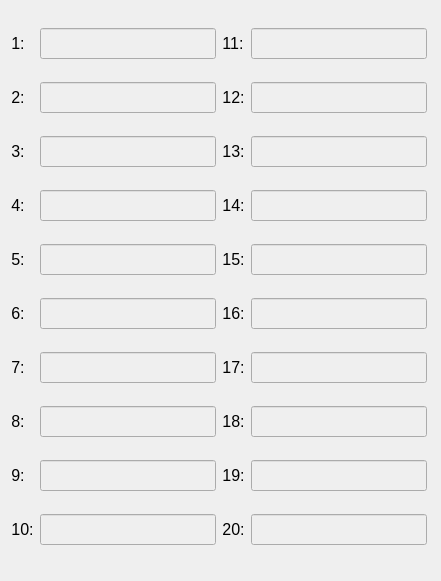
   <widget class="QWidget" name="gridLayoutWidget_3">
    <property name="geometry">
     <rect>
      <x>550</x>
      <y>80</y>
      <width>441</width>
      <height>581</height>
     </rect>
    </property>
    <layout class="QGridLayout" name="gridLayout_3">
     <item row="3" column="1">
      <widget class="QLineEdit" name="lineEdit_7">
       <property name="enabled">
        <bool>false</bool>
       </property>
       <property name="sizePolicy">
        <sizepolicy hsizetype="Maximum" vsizetype="Fixed">
         <horstretch>0</horstretch>
         <verstretch>0</verstretch>
        </sizepolicy>
       </property>
       <property name="font">
        <font>
         <pointsize>14</pointsize>
         <italic>false</italic>
        </font>
       </property>
       <property name="alignment">
        <set>Qt::AlignRight|Qt::AlignTrailing|Qt::AlignVCenter</set>
       </property>
      </widget>
     </item>
     <item row="9" column="3">
      <widget class="QLineEdit" name="lineEdit_23">
       <property name="enabled">
        <bool>false</bool>
       </property>
       <property name="sizePolicy">
        <sizepolicy hsizetype="Maximum" vsizetype="Fixed">
         <horstretch>0</horstretch>
         <verstretch>0</verstretch>
        </sizepolicy>
       </property>
       <property name="font">
        <font>
         <pointsize>14</pointsize>
         <italic>false</italic>
        </font>
       </property>
       <property name="alignment">
        <set>Qt::AlignRight|Qt::AlignTrailing|Qt::AlignVCenter</set>
       </property>
      </widget>
     </item>
     <item row="1" column="1">
      <widget class="QLineEdit" name="lineEdit_5">
       <property name="enabled">
        <bool>false</bool>
       </property>
       <property name="sizePolicy">
        <sizepolicy hsizetype="Maximum" vsizetype="Fixed">
         <horstretch>0</horstretch>
         <verstretch>0</verstretch>
        </sizepolicy>
       </property>
       <property name="font">
        <font>
         <pointsize>14</pointsize>
         <italic>false</italic>
        </font>
       </property>
       <property name="alignment">
        <set>Qt::AlignRight|Qt::AlignTrailing|Qt::AlignVCenter</set>
       </property>
      </widget>
     </item>
     <item row="6" column="0">
      <widget class="QLabel" name="num_label_6">
       <property name="sizePolicy">
        <sizepolicy hsizetype="Fixed" vsizetype="Fixed">
         <horstretch>0</horstretch>
         <verstretch>0</verstretch>
        </sizepolicy>
       </property>
       <property name="font">
        <font>
         <pointsize>12</pointsize>
         <italic>false</italic>
        </font>
       </property>
       <property name="text">
        <string>7:</string>
       </property>
       <property name="alignment">
        <set>Qt::AlignCenter</set>
       </property>
       <property name="textInteractionFlags">
        <set>Qt::NoTextInteraction</set>
       </property>
      </widget>
     </item>
     <item row="2" column="0">
      <widget class="QLabel" name="num_label_2">
       <property name="sizePolicy">
        <sizepolicy hsizetype="Fixed" vsizetype="Fixed">
         <horstretch>0</horstretch>
         <verstretch>0</verstretch>
        </sizepolicy>
       </property>
       <property name="font">
        <font>
         <pointsize>12</pointsize>
         <italic>false</italic>
         <strikeout>false</strikeout>
        </font>
       </property>
       <property name="text">
        <string>3:</string>
       </property>
       <property name="alignment">
        <set>Qt::AlignCenter</set>
       </property>
       <property name="textInteractionFlags">
        <set>Qt::NoTextInteraction</set>
       </property>
      </widget>
     </item>
     <item row="0" column="1">
      <widget class="QLineEdit" name="lineEdit_4">
       <property name="enabled">
        <bool>false</bool>
       </property>
       <property name="sizePolicy">
        <sizepolicy hsizetype="Maximum" vsizetype="Fixed">
         <horstretch>0</horstretch>
         <verstretch>0</verstretch>
        </sizepolicy>
       </property>
       <property name="font">
        <font>
         <pointsize>14</pointsize>
         <italic>false</italic>
        </font>
       </property>
       <property name="alignment">
        <set>Qt::AlignRight|Qt::AlignTrailing|Qt::AlignVCenter</set>
       </property>
      </widget>
     </item>
     <item row="9" column="0">
      <widget class="QLabel" name="num_label_9">
       <property name="sizePolicy">
        <sizepolicy hsizetype="Fixed" vsizetype="Fixed">
         <horstretch>0</horstretch>
         <verstretch>0</verstretch>
        </sizepolicy>
       </property>
       <property name="font">
        <font>
         <pointsize>12</pointsize>
         <italic>false</italic>
        </font>
       </property>
       <property name="text">
        <string>10:</string>
       </property>
       <property name="alignment">
        <set>Qt::AlignCenter</set>
       </property>
       <property name="textInteractionFlags">
        <set>Qt::NoTextInteraction</set>
       </property>
      </widget>
     </item>
     <item row="9" column="1">
      <widget class="QLineEdit" name="lineEdit_13">
       <property name="enabled">
        <bool>false</bool>
       </property>
       <property name="sizePolicy">
        <sizepolicy hsizetype="Maximum" vsizetype="Fixed">
         <horstretch>0</horstretch>
         <verstretch>0</verstretch>
        </sizepolicy>
       </property>
       <property name="font">
        <font>
         <pointsize>14</pointsize>
         <italic>false</italic>
        </font>
       </property>
       <property name="alignment">
        <set>Qt::AlignRight|Qt::AlignTrailing|Qt::AlignVCenter</set>
       </property>
      </widget>
     </item>
     <item row="9" column="2">
      <widget class="QLabel" name="num_label_19">
       <property name="sizePolicy">
        <sizepolicy hsizetype="Fixed" vsizetype="Fixed">
         <horstretch>0</horstretch>
         <verstretch>0</verstretch>
        </sizepolicy>
       </property>
       <property name="font">
        <font>
         <pointsize>12</pointsize>
         <italic>false</italic>
        </font>
       </property>
       <property name="text">
        <string>20:</string>
       </property>
       <property name="alignment">
        <set>Qt::AlignCenter</set>
       </property>
       <property name="textInteractionFlags">
        <set>Qt::NoTextInteraction</set>
       </property>
      </widget>
     </item>
     <item row="4" column="1">
      <widget class="QLineEdit" name="lineEdit_8">
       <property name="enabled">
        <bool>false</bool>
       </property>
       <property name="sizePolicy">
        <sizepolicy hsizetype="Maximum" vsizetype="Fixed">
         <horstretch>0</horstretch>
         <verstretch>0</verstretch>
        </sizepolicy>
       </property>
       <property name="font">
        <font>
         <pointsize>14</pointsize>
         <italic>false</italic>
        </font>
       </property>
       <property name="alignment">
        <set>Qt::AlignRight|Qt::AlignTrailing|Qt::AlignVCenter</set>
       </property>
      </widget>
     </item>
     <item row="8" column="3">
      <widget class="QLineEdit" name="lineEdit_22">
       <property name="enabled">
        <bool>false</bool>
       </property>
       <property name="sizePolicy">
        <sizepolicy hsizetype="Maximum" vsizetype="Fixed">
         <horstretch>0</horstretch>
         <verstretch>0</verstretch>
        </sizepolicy>
       </property>
       <property name="font">
        <font>
         <pointsize>14</pointsize>
         <italic>false</italic>
        </font>
       </property>
       <property name="alignment">
        <set>Qt::AlignRight|Qt::AlignTrailing|Qt::AlignVCenter</set>
       </property>
      </widget>
     </item>
     <item row="1" column="3">
      <widget class="QLineEdit" name="lineEdit_15">
       <property name="enabled">
        <bool>false</bool>
       </property>
       <property name="sizePolicy">
        <sizepolicy hsizetype="Maximum" vsizetype="Fixed">
         <horstretch>0</horstretch>
         <verstretch>0</verstretch>
        </sizepolicy>
       </property>
       <property name="font">
        <font>
         <pointsize>14</pointsize>
         <italic>false</italic>
        </font>
       </property>
       <property name="alignment">
        <set>Qt::AlignRight|Qt::AlignTrailing|Qt::AlignVCenter</set>
       </property>
      </widget>
     </item>
     <item row="5" column="3">
      <widget class="QLineEdit" name="lineEdit_19">
       <property name="enabled">
        <bool>false</bool>
       </property>
       <property name="sizePolicy">
        <sizepolicy hsizetype="Maximum" vsizetype="Fixed">
         <horstretch>0</horstretch>
         <verstretch>0</verstretch>
        </sizepolicy>
       </property>
       <property name="font">
        <font>
         <pointsize>14</pointsize>
         <italic>false</italic>
        </font>
       </property>
       <property name="alignment">
        <set>Qt::AlignRight|Qt::AlignTrailing|Qt::AlignVCenter</set>
       </property>
      </widget>
     </item>
     <item row="5" column="0">
      <widget class="QLabel" name="num_label_5">
       <property name="sizePolicy">
        <sizepolicy hsizetype="Fixed" vsizetype="Fixed">
         <horstretch>0</horstretch>
         <verstretch>0</verstretch>
        </sizepolicy>
       </property>
       <property name="font">
        <font>
         <pointsize>12</pointsize>
         <italic>false</italic>
        </font>
       </property>
       <property name="text">
        <string>6:</string>
       </property>
       <property name="alignment">
        <set>Qt::AlignCenter</set>
       </property>
       <property name="textInteractionFlags">
        <set>Qt::NoTextInteraction</set>
       </property>
      </widget>
     </item>
     <item row="3" column="0">
      <widget class="QLabel" name="num_label_3">
       <property name="sizePolicy">
        <sizepolicy hsizetype="Fixed" vsizetype="Fixed">
         <horstretch>0</horstretch>
         <verstretch>0</verstretch>
        </sizepolicy>
       </property>
       <property name="font">
        <font>
         <pointsize>12</pointsize>
         <italic>false</italic>
        </font>
       </property>
       <property name="text">
        <string>4:</string>
       </property>
       <property name="alignment">
        <set>Qt::AlignCenter</set>
       </property>
       <property name="textInteractionFlags">
        <set>Qt::NoTextInteraction</set>
       </property>
      </widget>
     </item>
     <item row="3" column="2">
      <widget class="QLabel" name="num_label_13">
       <property name="sizePolicy">
        <sizepolicy hsizetype="Fixed" vsizetype="Fixed">
         <horstretch>0</horstretch>
         <verstretch>0</verstretch>
        </sizepolicy>
       </property>
       <property name="font">
        <font>
         <pointsize>12</pointsize>
         <italic>false</italic>
        </font>
       </property>
       <property name="text">
        <string>14:</string>
       </property>
       <property name="alignment">
        <set>Qt::AlignCenter</set>
       </property>
       <property name="textInteractionFlags">
        <set>Qt::NoTextInteraction</set>
       </property>
      </widget>
     </item>
     <item row="4" column="0">
      <widget class="QLabel" name="num_label_4">
       <property name="sizePolicy">
        <sizepolicy hsizetype="Fixed" vsizetype="Fixed">
         <horstretch>0</horstretch>
         <verstretch>0</verstretch>
        </sizepolicy>
       </property>
       <property name="font">
        <font>
         <pointsize>12</pointsize>
         <italic>false</italic>
        </font>
       </property>
       <property name="text">
        <string>5:</string>
       </property>
       <property name="alignment">
        <set>Qt::AlignCenter</set>
       </property>
       <property name="textInteractionFlags">
        <set>Qt::NoTextInteraction</set>
       </property>
      </widget>
     </item>
     <item row="0" column="2">
      <widget class="QLabel" name="num_label_10">
       <property name="sizePolicy">
        <sizepolicy hsizetype="Fixed" vsizetype="Fixed">
         <horstretch>0</horstretch>
         <verstretch>0</verstretch>
        </sizepolicy>
       </property>
       <property name="font">
        <font>
         <pointsize>12</pointsize>
         <italic>false</italic>
        </font>
       </property>
       <property name="text">
        <string>11:</string>
       </property>
       <property name="alignment">
        <set>Qt::AlignCenter</set>
       </property>
       <property name="textInteractionFlags">
        <set>Qt::NoTextInteraction</set>
       </property>
      </widget>
     </item>
     <item row="8" column="1">
      <widget class="QLineEdit" name="lineEdit_12">
       <property name="enabled">
        <bool>false</bool>
       </property>
       <property name="sizePolicy">
        <sizepolicy hsizetype="Maximum" vsizetype="Fixed">
         <horstretch>0</horstretch>
         <verstretch>0</verstretch>
        </sizepolicy>
       </property>
       <property name="font">
        <font>
         <pointsize>14</pointsize>
         <italic>false</italic>
        </font>
       </property>
       <property name="alignment">
        <set>Qt::AlignRight|Qt::AlignTrailing|Qt::AlignVCenter</set>
       </property>
      </widget>
     </item>
     <item row="6" column="1">
      <widget class="QLineEdit" name="lineEdit_10">
       <property name="enabled">
        <bool>false</bool>
       </property>
       <property name="sizePolicy">
        <sizepolicy hsizetype="Maximum" vsizetype="Fixed">
         <horstretch>0</horstretch>
         <verstretch>0</verstretch>
        </sizepolicy>
       </property>
       <property name="font">
        <font>
         <pointsize>14</pointsize>
         <italic>false</italic>
        </font>
       </property>
       <property name="alignment">
        <set>Qt::AlignRight|Qt::AlignTrailing|Qt::AlignVCenter</set>
       </property>
      </widget>
     </item>
     <item row="0" column="0">
      <widget class="QLabel" name="num_label_0">
       <property name="sizePolicy">
        <sizepolicy hsizetype="Fixed" vsizetype="Fixed">
         <horstretch>0</horstretch>
         <verstretch>0</verstretch>
        </sizepolicy>
       </property>
       <property name="font">
        <font>
         <pointsize>12</pointsize>
         <italic>false</italic>
        </font>
       </property>
       <property name="text">
        <string>1:</string>
       </property>
       <property name="alignment">
        <set>Qt::AlignCenter</set>
       </property>
       <property name="textInteractionFlags">
        <set>Qt::NoTextInteraction</set>
       </property>
      </widget>
     </item>
     <item row="4" column="3">
      <widget class="QLineEdit" name="lineEdit_18">
       <property name="enabled">
        <bool>false</bool>
       </property>
       <property name="sizePolicy">
        <sizepolicy hsizetype="Maximum" vsizetype="Fixed">
         <horstretch>0</horstretch>
         <verstretch>0</verstretch>
        </sizepolicy>
       </property>
       <property name="font">
        <font>
         <pointsize>14</pointsize>
         <italic>false</italic>
        </font>
       </property>
       <property name="alignment">
        <set>Qt::AlignRight|Qt::AlignTrailing|Qt::AlignVCenter</set>
       </property>
      </widget>
     </item>
     <item row="7" column="1">
      <widget class="QLineEdit" name="lineEdit_11">
       <property name="enabled">
        <bool>false</bool>
       </property>
       <property name="sizePolicy">
        <sizepolicy hsizetype="Maximum" vsizetype="Fixed">
         <horstretch>0</horstretch>
         <verstretch>0</verstretch>
        </sizepolicy>
       </property>
       <property name="font">
        <font>
         <pointsize>14</pointsize>
         <italic>false</italic>
        </font>
       </property>
       <property name="alignment">
        <set>Qt::AlignRight|Qt::AlignTrailing|Qt::AlignVCenter</set>
       </property>
      </widget>
     </item>
     <item row="7" column="2">
      <widget class="QLabel" name="num_label_17">
       <property name="sizePolicy">
        <sizepolicy hsizetype="Fixed" vsizetype="Fixed">
         <horstretch>0</horstretch>
         <verstretch>0</verstretch>
        </sizepolicy>
       </property>
       <property name="font">
        <font>
         <pointsize>12</pointsize>
         <italic>false</italic>
        </font>
       </property>
       <property name="text">
        <string>18:</string>
       </property>
       <property name="alignment">
        <set>Qt::AlignCenter</set>
       </property>
       <property name="textInteractionFlags">
        <set>Qt::NoTextInteraction</set>
       </property>
      </widget>
     </item>
     <item row="3" column="3">
      <widget class="QLineEdit" name="lineEdit_17">
       <property name="enabled">
        <bool>false</bool>
       </property>
       <property name="sizePolicy">
        <sizepolicy hsizetype="Maximum" vsizetype="Fixed">
         <horstretch>0</horstretch>
         <verstretch>0</verstretch>
        </sizepolicy>
       </property>
       <property name="font">
        <font>
         <pointsize>14</pointsize>
         <italic>false</italic>
        </font>
       </property>
       <property name="alignment">
        <set>Qt::AlignRight|Qt::AlignTrailing|Qt::AlignVCenter</set>
       </property>
      </widget>
     </item>
     <item row="2" column="2">
      <widget class="QLabel" name="num_label_12">
       <property name="sizePolicy">
        <sizepolicy hsizetype="Fixed" vsizetype="Fixed">
         <horstretch>0</horstretch>
         <verstretch>0</verstretch>
        </sizepolicy>
       </property>
       <property name="font">
        <font>
         <pointsize>12</pointsize>
         <italic>false</italic>
        </font>
       </property>
       <property name="text">
        <string>13:</string>
       </property>
       <property name="alignment">
        <set>Qt::AlignCenter</set>
       </property>
       <property name="textInteractionFlags">
        <set>Qt::NoTextInteraction</set>
       </property>
      </widget>
     </item>
     <item row="5" column="2">
      <widget class="QLabel" name="num_label_15">
       <property name="sizePolicy">
        <sizepolicy hsizetype="Fixed" vsizetype="Fixed">
         <horstretch>0</horstretch>
         <verstretch>0</verstretch>
        </sizepolicy>
       </property>
       <property name="font">
        <font>
         <pointsize>12</pointsize>
         <italic>false</italic>
        </font>
       </property>
       <property name="text">
        <string>16:</string>
       </property>
       <property name="alignment">
        <set>Qt::AlignCenter</set>
       </property>
       <property name="textInteractionFlags">
        <set>Qt::NoTextInteraction</set>
       </property>
      </widget>
     </item>
     <item row="7" column="0">
      <widget class="QLabel" name="num_label_7">
       <property name="sizePolicy">
        <sizepolicy hsizetype="Fixed" vsizetype="Fixed">
         <horstretch>0</horstretch>
         <verstretch>0</verstretch>
        </sizepolicy>
       </property>
       <property name="font">
        <font>
         <pointsize>12</pointsize>
         <italic>false</italic>
        </font>
       </property>
       <property name="text">
        <string>8:</string>
       </property>
       <property name="alignment">
        <set>Qt::AlignCenter</set>
       </property>
       <property name="textInteractionFlags">
        <set>Qt::NoTextInteraction</set>
       </property>
      </widget>
     </item>
     <item row="6" column="3">
      <widget class="QLineEdit" name="lineEdit_20">
       <property name="enabled">
        <bool>false</bool>
       </property>
       <property name="sizePolicy">
        <sizepolicy hsizetype="Maximum" vsizetype="Fixed">
         <horstretch>0</horstretch>
         <verstretch>0</verstretch>
        </sizepolicy>
       </property>
       <property name="font">
        <font>
         <pointsize>14</pointsize>
         <italic>false</italic>
        </font>
       </property>
       <property name="alignment">
        <set>Qt::AlignRight|Qt::AlignTrailing|Qt::AlignVCenter</set>
       </property>
      </widget>
     </item>
     <item row="1" column="0">
      <widget class="QLabel" name="num_label_1">
       <property name="sizePolicy">
        <sizepolicy hsizetype="Fixed" vsizetype="Fixed">
         <horstretch>0</horstretch>
         <verstretch>0</verstretch>
        </sizepolicy>
       </property>
       <property name="font">
        <font>
         <pointsize>12</pointsize>
         <italic>false</italic>
        </font>
       </property>
       <property name="text">
        <string>2:</string>
       </property>
       <property name="alignment">
        <set>Qt::AlignCenter</set>
       </property>
       <property name="textInteractionFlags">
        <set>Qt::NoTextInteraction</set>
       </property>
      </widget>
     </item>
     <item row="2" column="1">
      <widget class="QLineEdit" name="lineEdit_6">
       <property name="enabled">
        <bool>false</bool>
       </property>
       <property name="sizePolicy">
        <sizepolicy hsizetype="Maximum" vsizetype="Fixed">
         <horstretch>0</horstretch>
         <verstretch>0</verstretch>
        </sizepolicy>
       </property>
       <property name="font">
        <font>
         <pointsize>14</pointsize>
         <italic>false</italic>
        </font>
       </property>
       <property name="alignment">
        <set>Qt::AlignRight|Qt::AlignTrailing|Qt::AlignVCenter</set>
       </property>
      </widget>
     </item>
     <item row="0" column="3">
      <widget class="QLineEdit" name="lineEdit_14">
       <property name="enabled">
        <bool>false</bool>
       </property>
       <property name="sizePolicy">
        <sizepolicy hsizetype="Maximum" vsizetype="Fixed">
         <horstretch>0</horstretch>
         <verstretch>0</verstretch>
        </sizepolicy>
       </property>
       <property name="font">
        <font>
         <pointsize>14</pointsize>
         <italic>false</italic>
        </font>
       </property>
       <property name="alignment">
        <set>Qt::AlignRight|Qt::AlignTrailing|Qt::AlignVCenter</set>
       </property>
      </widget>
     </item>
     <item row="5" column="1">
      <widget class="QLineEdit" name="lineEdit_9">
       <property name="enabled">
        <bool>false</bool>
       </property>
       <property name="sizePolicy">
        <sizepolicy hsizetype="Maximum" vsizetype="Fixed">
         <horstretch>0</horstretch>
         <verstretch>0</verstretch>
        </sizepolicy>
       </property>
       <property name="font">
        <font>
         <pointsize>14</pointsize>
         <italic>false</italic>
        </font>
       </property>
       <property name="alignment">
        <set>Qt::AlignRight|Qt::AlignTrailing|Qt::AlignVCenter</set>
       </property>
      </widget>
     </item>
     <item row="1" column="2">
      <widget class="QLabel" name="num_label_11">
       <property name="sizePolicy">
        <sizepolicy hsizetype="Fixed" vsizetype="Fixed">
         <horstretch>0</horstretch>
         <verstretch>0</verstretch>
        </sizepolicy>
       </property>
       <property name="font">
        <font>
         <pointsize>12</pointsize>
         <italic>false</italic>
        </font>
       </property>
       <property name="text">
        <string>12:</string>
       </property>
       <property name="alignment">
        <set>Qt::AlignCenter</set>
       </property>
       <property name="textInteractionFlags">
        <set>Qt::NoTextInteraction</set>
       </property>
      </widget>
     </item>
     <item row="4" column="2">
      <widget class="QLabel" name="num_label_14">
       <property name="sizePolicy">
        <sizepolicy hsizetype="Fixed" vsizetype="Fixed">
         <horstretch>0</horstretch>
         <verstretch>0</verstretch>
        </sizepolicy>
       </property>
       <property name="font">
        <font>
         <pointsize>12</pointsize>
         <italic>false</italic>
        </font>
       </property>
       <property name="text">
        <string>15:</string>
       </property>
       <property name="alignment">
        <set>Qt::AlignCenter</set>
       </property>
       <property name="textInteractionFlags">
        <set>Qt::NoTextInteraction</set>
       </property>
      </widget>
     </item>
     <item row="2" column="3">
      <widget class="QLineEdit" name="lineEdit_16">
       <property name="enabled">
        <bool>false</bool>
       </property>
       <property name="sizePolicy">
        <sizepolicy hsizetype="Maximum" vsizetype="Fixed">
         <horstretch>0</horstretch>
         <verstretch>0</verstretch>
        </sizepolicy>
       </property>
       <property name="font">
        <font>
         <pointsize>14</pointsize>
         <italic>false</italic>
        </font>
       </property>
       <property name="alignment">
        <set>Qt::AlignRight|Qt::AlignTrailing|Qt::AlignVCenter</set>
       </property>
      </widget>
     </item>
     <item row="6" column="2">
      <widget class="QLabel" name="num_label_16">
       <property name="sizePolicy">
        <sizepolicy hsizetype="Fixed" vsizetype="Fixed">
         <horstretch>0</horstretch>
         <verstretch>0</verstretch>
        </sizepolicy>
       </property>
       <property name="font">
        <font>
         <pointsize>12</pointsize>
         <italic>false</italic>
        </font>
       </property>
       <property name="text">
        <string>17:</string>
       </property>
       <property name="alignment">
        <set>Qt::AlignCenter</set>
       </property>
       <property name="textInteractionFlags">
        <set>Qt::NoTextInteraction</set>
       </property>
      </widget>
     </item>
     <item row="7" column="3">
      <widget class="QLineEdit" name="lineEdit_21">
       <property name="enabled">
        <bool>false</bool>
       </property>
       <property name="sizePolicy">
        <sizepolicy hsizetype="Maximum" vsizetype="Fixed">
         <horstretch>0</horstretch>
         <verstretch>0</verstretch>
        </sizepolicy>
       </property>
       <property name="font">
        <font>
         <pointsize>14</pointsize>
         <italic>false</italic>
        </font>
       </property>
       <property name="alignment">
        <set>Qt::AlignRight|Qt::AlignTrailing|Qt::AlignVCenter</set>
       </property>
      </widget>
     </item>
     <item row="8" column="0">
      <widget class="QLabel" name="num_label_8">
       <property name="sizePolicy">
        <sizepolicy hsizetype="Fixed" vsizetype="Fixed">
         <horstretch>0</horstretch>
         <verstretch>0</verstretch>
        </sizepolicy>
       </property>
       <property name="font">
        <font>
         <pointsize>12</pointsize>
         <italic>false</italic>
        </font>
       </property>
       <property name="text">
        <string>9:</string>
       </property>
       <property name="alignment">
        <set>Qt::AlignCenter</set>
       </property>
       <property name="textInteractionFlags">
        <set>Qt::NoTextInteraction</set>
       </property>
      </widget>
     </item>
     <item row="8" column="2">
      <widget class="QLabel" name="num_label_18">
       <property name="sizePolicy">
        <sizepolicy hsizetype="Fixed" vsizetype="Fixed">
         <horstretch>0</horstretch>
         <verstretch>0</verstretch>
        </sizepolicy>
       </property>
       <property name="font">
        <font>
         <pointsize>12</pointsize>
         <italic>false</italic>
        </font>
       </property>
       <property name="text">
        <string>19:</string>
       </property>
       <property name="alignment">
        <set>Qt::AlignCenter</set>
       </property>
       <property name="textInteractionFlags">
        <set>Qt::NoTextInteraction</set>
       </property>
      </widget>
     </item>
    </layout>
   </widget>
